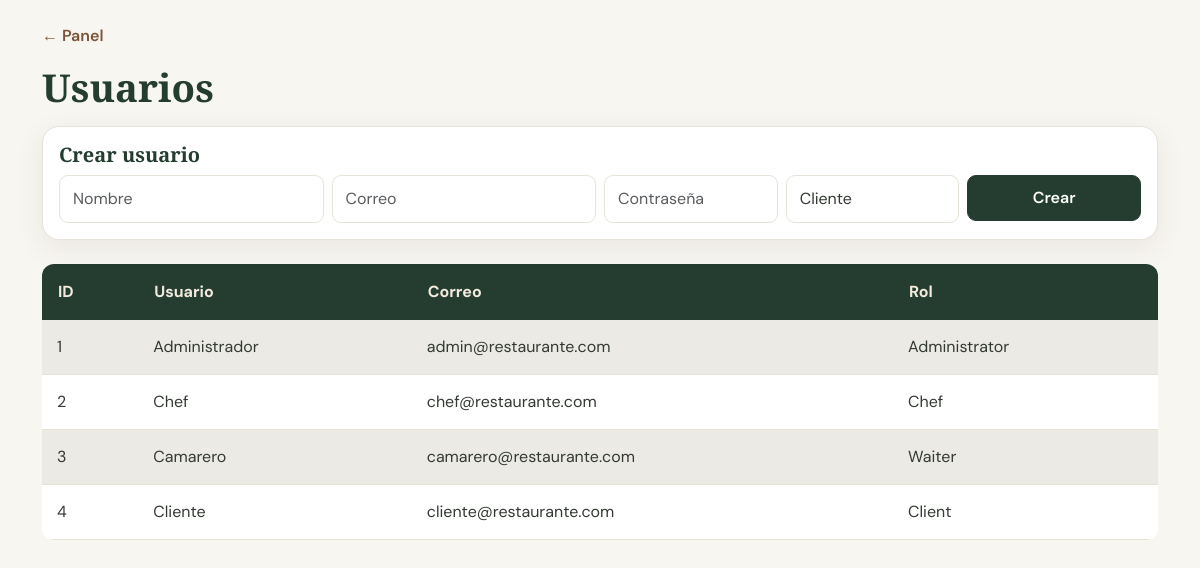
The page /usuarios.php (signed in) on the database its author committed.
### tables this page shows
CREATE TABLE `users` (
  `id` int(11) NOT NULL,
  `username` varchar(50) NOT NULL,
  `email` varchar(100) NOT NULL,
  `password` varchar(255) NOT NULL,
  `role_id` int(11) NOT NULL
);

CREATE TABLE `roles` (
  `id` int(11) NOT NULL,
  `name` varchar(30) NOT NULL
);

### config/conexion.php (called while the page is built, shortened)
<?php
function h($value) { return htmlspecialchars((string)$value, ENT_QUOTES, 'UTF-8'); }

### usuarios.php (the view, shortened to what this page needs)
<?php
require_once 'config/conexion.php'; require_role('Administrator');
$users=$pdo->query("SELECT u.id,u.username,u.email,r.name role FROM users u JOIN roles r ON r.id=u.role_id ORDER BY u.id")->fetchAll();
?>
<!doctype html><html lang="es"><head><meta charset="utf-8"><meta name="viewport" content="width=device-width,initial-scale=1"><title>Usuarios</title><link href="https://cdn.jsdelivr.net/npm/bootstrap@5.3.3/dist/css/bootstrap.min.css" rel="stylesheet"><link href="css/estilos.css" rel="stylesheet"></head><body><div class="container py-4"><a href="dashboard.php">← Panel</a><h1 class="my-3">Usuarios</h1><?php if($msg):?><div class="alert alert-info"><?=h($msg)?></div><?php endif;?><div class="card p-3 mb-4"><h5>Crear usuario</h5><form method="post" class="row g-2"><div class="col-md-3"><input class="form-control" name="username" placeholder="Nombre" required></div><div class="col-md-3"><input class="form-control" type="email" name="email" placeholder="Correo" required></div><div class="col-md-2"><input class="form-control" type="password" name="password" placeholder="Contraseña" required></div><div class="col-md-2"><select class="form-select" name="role_id"><option value="1">Administrador</option><option value="2">Chef</option><option value="3">Camarero</option><option value="4" selected>Cliente</option></select></div><div class="col-md-2"><button class="btn btn-primary w-100">Crear</button></div></form></div><table class="table table-striped"><thead><tr><th>ID</th><th>Usuario</th><th>Correo</th><th>Rol</th></tr></thead><tbody><?php foreach($users as $u):?><tr><td><?=$u['id']?></td><td><?=h($u['username'])?></td><td><?=h($u['email'])?></td><td><?=h($u['role'])?></td></tr><?php endforeach;?></tbody></table></div><script src="js/app.js"></script></body></html>

### css/estilos.css (style rules this page uses)
:root { --forest: #243D30; --forest-light: #365642; --olive: #71845B; --olive-light: #E5EAD9; --brown: #795438; --brown-dark: #513923; --gold: #B58B5B; --cream: #F3EBDD; --background: #F8F6F0; --white: #FFFFFF; --text: #333A32; --muted: #85877D; --border: #E8E3D8; --shadow: 0 8px 28px rgba(45, 57, 40, .08); }
* { box-sizing: border-box; }
body { font-family: 'DM Sans', sans-serif; background: var(--background); color: var(--text); min-height: 100vh; margin: 0; }
h1, h2, h3, h4, h5 { font-family: 'Playfair Display', serif; color: var(--forest); font-weight: 700; }
h1 { font-size: 2.4rem; }
.card { background: var(--white); border: 1px solid var(--border); border-radius: 17px; box-shadow: var(--shadow); transition: .25s ease; }
.btn { border-radius: 9px; padding: 10px 18px; font-weight: 600; transition: .25s ease; }
.btn-primary { background: var(--forest); border-color: var(--forest); color: white; }
.form-control, .form-select { border: 1px solid var(--border); border-radius: 9px; padding: 11px 13px; background: white; color: var(--text); }
.table { background: white; vertical-align: middle; border-radius: 12px; overflow: hidden; }
.table thead th { background: var(--forest); color: var(--cream); padding: 16px; border: none; }
.table tbody td { padding: 15px; border-color: var(--border); }
.table-striped > tbody > tr:nth-of-type(odd) > * { background-color: #F8F6F0; }
a { transition: .2s ease; }
.container > a:first-child { color: var(--brown); text-decoration: none; font-weight: 600; }
.container { padding-top: 20px; padding-bottom: 30px; }
:root { color-scheme: light; }
html, body { background-color: #F8F6F0 !important; color: #333A32 !important; }
.menu-card, .card, .summary-card { background-color: #FFFFFF !important; color: #333A32 !important; }
h1, h2, h3, h4, h5 { color: #243D30 !important; }
.table { background-color: #FFFFFF !important; }
.table tbody td { color: #333A32 !important; }

### rows shown on the page
users: id "1", username "Administrador", email "admin@restaurante.com", role.name "Administrator"
users: id "2", username "Chef", email "chef@restaurante.com", role.name "Chef"
users: id "3", username "Camarero", email "camarero@restaurante.com", role.name "Waiter"
users: id "4", username "Cliente", email "cliente@restaurante.com", role.name "Client"
